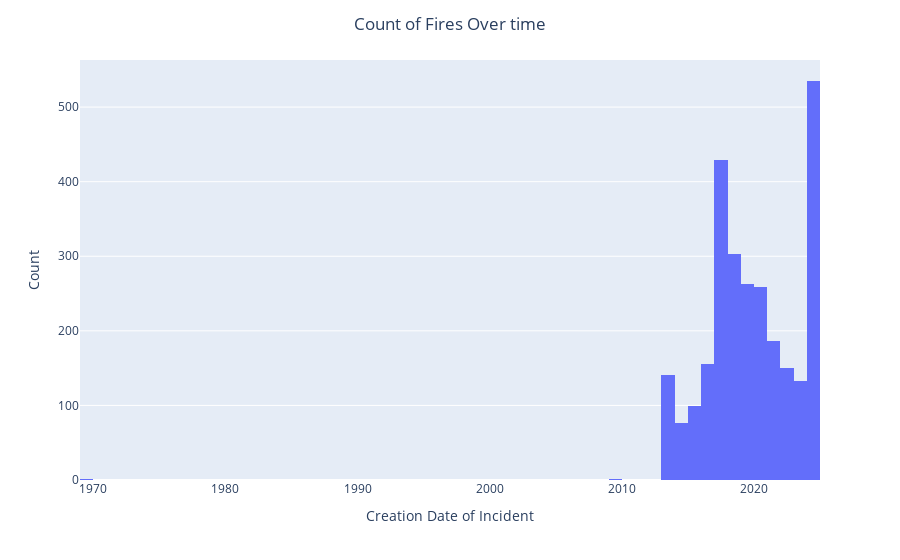

The cell this chart's notebook holds for it:
### Markdown cell above
The scatterplot suggests that fire are not getting significantly bigger over time.

### Code cell
my_cols = ['incident_dateonly_created','incident_acres_burned']
fig = px.histogram(DF_raw[my_cols],
                  x = 'incident_dateonly_created',
                  nbins = 100)
fig.update_layout(title = 'Count of Fires Over time',
                  title_x = 0.5,
                  xaxis_title = 'Creation Date of Incident',
                  yaxis_title = 'Count')
fig

### Figure 1 — Plotly figure (JSON) as saved in the notebook; plotly's stock layout.template omitted (floating-point values rounded to 4 significant figures; data arrays with more than 128 entries replaced by an {"elided": "..."} marker saying what was removed)
{"data": [{"alignmentgroup": "True", "bingroup": "x", "hovertemplate": "incident_dateonly_created=%{x}<br>count=%{y}<extra></extra>", "legendgroup": "", "marker": {"color": "#636efa", "pattern": {"shape": ""}}, "name": "", "nbinsx": 100, "offsetgroup": "", "orientation": "v", "showlegend": false, "type": "histogram", "x": {"elided": "2732 str values"}, "xaxis": "x", "yaxis": "y"}], "layout": {"autosize": true, "barmode": "relative", "legend": {"tracegroupgap": 0}, "margin": {"t": 60}, "title": {"text": "Count of Fires Over time", "x": 0.5}, "xaxis": {"anchor": "y", "autorange": true, "domain": [0, 1], "range": ["1968-12-31 12:00", "2024-12-31"], "title": {"text": "Creation Date of Incident"}, "type": "date"}, "yaxis": {"anchor": "x", "autorange": true, "domain": [0, 1], "range": [0, 563.2], "title": {"text": "Count"}}}}
